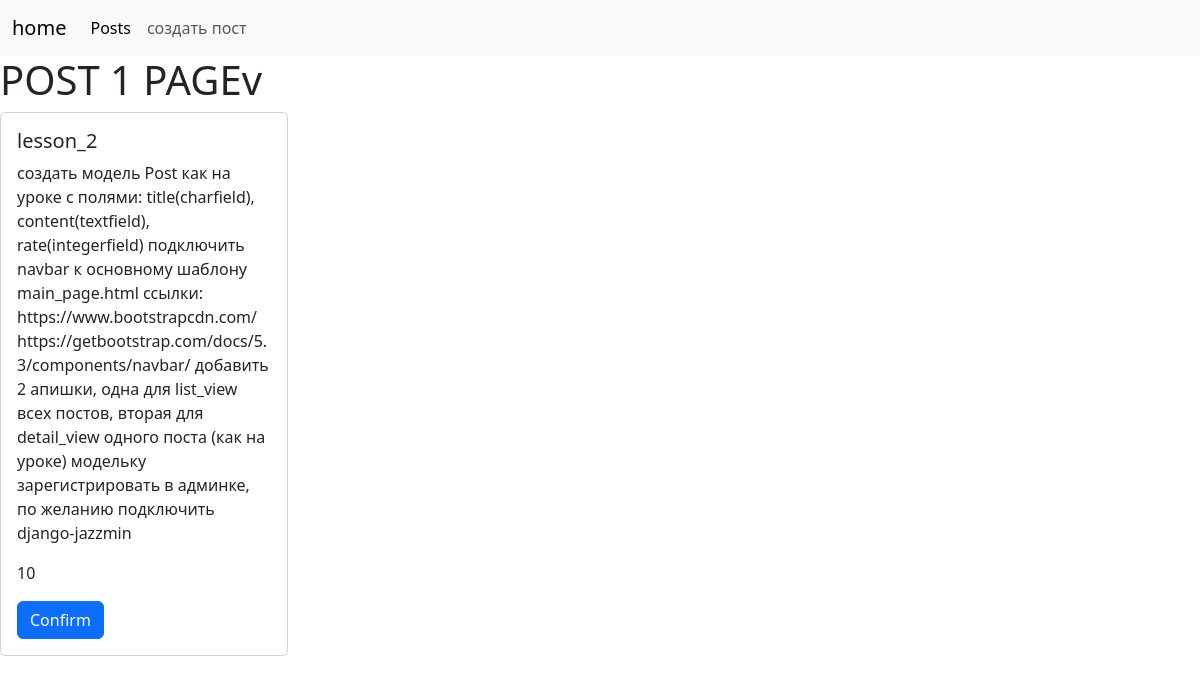
Page /post/1/update (signed in) on the committed database.
### posts/models.py (models this page shows, shortened)
class Post(models.Model):
    author = models.ForeignKey(User, on_delete=models.CASCADE, related_name="posts", null=True, blank=True)
    image = models.ImageField(null=True, upload_to="posts", blank=True)
    title = models.CharField(max_length=50)
    content = models.TextField(null=True, blank=True)
    rate = models.IntegerField(default=0)
    created_at = models.DateTimeField(auto_now_add=True, null=True, blank=True)
    updated_at = models.DateTimeField(auto_now=True, null=True, blank=True)
    category = models.ForeignKey(Category, on_delete=models.CASCADE, null=True, blank=True)
    tag = models.ManyToManyField(Tag, null=True, blank=True)

### posts/views.py (the view, shortened to what this page needs)
# urls.py: path('post/<int:post_id>/update', post_update_view, name="post_update")
@login_required(login_url="user_login")
def post_update_view(request, post_id):
    post = Post.objects.get(id=post_id)
    if request.method == "GET":
        form = PostUpdateForm(instance=post)
        return render(request=request, template_name="posts/post_update.html", context={"form": form, "post": post})

### templates/posts/post_update.html
{% extends 'posts/main.html' %}
{% load static %}
{%block content%}
<h1> POST {{post.id}} PAGEv</h1>
<div class="card" style="width: 18rem;"
        {% if post.image %}
        <img src="{{ post.image.url }}" class="card-img-top" alt="...">
        {% else %}
        <img src="{% static 'img.png' %}" class="card-img-top" alt="...">
        {% endif %}
        <div class="card-body">
            <h5 class="card-title">{{ post.title }}</h5>
            <p class="card-text">{{ post.content }}</p>
            <p class="card-text">{{ post.rate }}</p>
            <a href="/post/{{ post.id }}/update" class="btn btn-primary">Confirm</a>
        </div>
    </div>
{%endblock%}

### rows in the picture
Post: id "1", title "lesson_2", content "создать модель Post как на уроке с полями: title(charfield), content(textfield), rate(integerfield) подключить navbar к основному шаблону main_page.html ссылки: https://www.bootstrapcdn.com/ https://getbootstrap.com/docs/5.3/components/navbar/ добавить 2 апишки, одна для list_view всех постов, вторая для detail_view одного поста (как на уроке) модельку зарегистрировать в админке, по желанию подключить django-jazzmin", rate "10"
